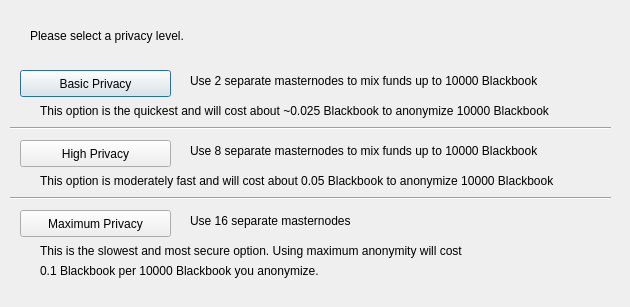
<?xml version="1.0" encoding="UTF-8"?>
<ui version="4.0">
 <class>DarksendConfig</class>
 <widget class="QDialog" name="DarksendConfig">
  <property name="geometry">
   <rect>
    <x>0</x>
    <y>0</y>
    <width>630</width>
    <height>307</height>
   </rect>
  </property>
  <property name="windowTitle">
   <string>Configure Darksend</string>
  </property>
  <widget class="QPushButton" name="buttonBasic">
   <property name="geometry">
    <rect>
     <x>20</x>
     <y>70</y>
     <width>151</width>
     <height>27</height>
    </rect>
   </property>
   <property name="text">
    <string>Basic Privacy</string>
   </property>
  </widget>
  <widget class="QPushButton" name="buttonHigh">
   <property name="geometry">
    <rect>
     <x>20</x>
     <y>140</y>
     <width>151</width>
     <height>27</height>
    </rect>
   </property>
   <property name="text">
    <string>High Privacy</string>
   </property>
  </widget>
  <widget class="QPushButton" name="buttonMax">
   <property name="geometry">
    <rect>
     <x>20</x>
     <y>210</y>
     <width>151</width>
     <height>27</height>
    </rect>
   </property>
   <property name="text">
    <string>Maximum Privacy</string>
   </property>
  </widget>
  <widget class="QLabel" name="label">
   <property name="geometry">
    <rect>
     <x>30</x>
     <y>20</y>
     <width>571</width>
     <height>31</height>
    </rect>
   </property>
   <property name="text">
    <string>Please select a privacy level.</string>
   </property>
  </widget>
  <widget class="QLabel" name="label_2">
   <property name="geometry">
    <rect>
     <x>190</x>
     <y>70</y>
     <width>421</width>
     <height>21</height>
    </rect>
   </property>
   <property name="text">
    <string>Use 2 separate masternodes to mix funds up to 10000 Blackbook</string>
   </property>
  </widget>
  <widget class="QLabel" name="label_3">
   <property name="geometry">
    <rect>
     <x>190</x>
     <y>140</y>
     <width>411</width>
     <height>21</height>
    </rect>
   </property>
   <property name="text">
    <string>Use 8 separate masternodes to mix funds up to 10000 Blackbook</string>
   </property>
  </widget>
  <widget class="QLabel" name="label_4">
   <property name="geometry">
    <rect>
     <x>190</x>
     <y>210</y>
     <width>421</width>
     <height>21</height>
    </rect>
   </property>
   <property name="text">
    <string>Use 16 separate masternodes</string>
   </property>
  </widget>
  <widget class="QLabel" name="label_6">
   <property name="geometry">
    <rect>
     <x>40</x>
     <y>100</y>
     <width>561</width>
     <height>21</height>
    </rect>
   </property>
   <property name="text">
    <string>This option is the quickest and will cost about ~0.025 Blackbook to anonymize 10000 Blackbook</string>
   </property>
  </widget>
  <widget class="QLabel" name="label_7">
   <property name="geometry">
    <rect>
     <x>40</x>
     <y>170</y>
     <width>561</width>
     <height>21</height>
    </rect>
   </property>
   <property name="text">
    <string>This option is moderately fast and will cost about 0.05 Blackbook to anonymize 10000 Blackbook</string>
   </property>
  </widget>
  <widget class="QLabel" name="label_8">
   <property name="geometry">
    <rect>
     <x>40</x>
     <y>240</y>
     <width>561</width>
     <height>21</height>
    </rect>
   </property>
   <property name="text">
    <string>This is the slowest and most secure option. Using maximum anonymity will cost</string>
   </property>
  </widget>
  <widget class="QLabel" name="label_9">
   <property name="geometry">
    <rect>
     <x>40</x>
     <y>260</y>
     <width>561</width>
     <height>21</height>
    </rect>
   </property>
   <property name="text">
    <string>0.1 Blackbook per 10000 Blackbook you anonymize.</string>
   </property>
  </widget>
  <widget class="Line" name="line">
   <property name="geometry">
    <rect>
     <x>10</x>
     <y>120</y>
     <width>601</width>
     <height>16</height>
    </rect>
   </property>
   <property name="orientation">
    <enum>Qt::Horizontal</enum>
   </property>
  </widget>
  <widget class="Line" name="line_2">
   <property name="geometry">
    <rect>
     <x>10</x>
     <y>190</y>
     <width>601</width>
     <height>16</height>
    </rect>
   </property>
   <property name="orientation">
    <enum>Qt::Horizontal</enum>
   </property>
  </widget>
 </widget>
 <resources/>
 <connections/>
</ui>
